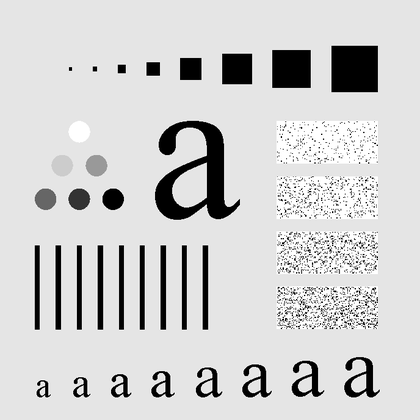
%> input picture homework_4 (fft)/Fig0441(a)(characters_test_pattern).tif, 420 x 420 px, shrunk from 688 x 688 before the run
$ octave gaussian_low.m   (GNU Octave 9; MATLAB toolbox functions it lacks are replaced by stand-ins)
%> lines starting %> are read from the running program, lines starting %| are printed output that depends on the picture
### homework_4 (fft)/myfft2.m
function imgo = myfft2(img,H)

[M, N] = size(img);
P = 2 * M;
Q = 2 * N;

img = im2double(img);
pimg = zeros(P, Q);
pimg(1:M, 1:N) = img(1:M, 1:N);


% ///////Multiply -1^(x+y) image after padding///
for x = 1:P
    for y = 1:Q
        pimg(x, y) = pimg(x, y) .* (-1)^(x+y);
    end
end


% //////compute Fourier Transform /////
pimg = fft2(pimg);


% ////multiply  image by filter////
imgBF = pimg .* H;

% //// Compute the inverse Fourier transform/////
imgbf = ifft2(imgBF);
imgbf = real(imgbf);

% /////Multiply the result by (-1)x+y ////
for x = 1:P
    for y = 1:Q
        imgbf(x, y) = imgbf(x, y) .* (-1)^(x+y);
    end
end

% ////remove padding/////
imgo = imgbf(1:M, 1:N);


end

### homework_4 (fft)/gaussian_low.m


img = imread('Fig0441(a)(characters_test_pattern).tif');
%> img is the input picture: size 420x420 uint8; min 0, max 255, mean 207.2
[M, N] = size(img);
%> M = 420; N = 420
P = 2 * M;
%> P = 840
Q = 2 * N;
%> Q = 840

d0 = 100;
H = zeros(P, Q);
for i = 1:P
    for j = 1:Q
        H(i, j) = exp(-((i-P/2)^2 + (j-Q/2)^2) / (2 * d0^2));
    end
end
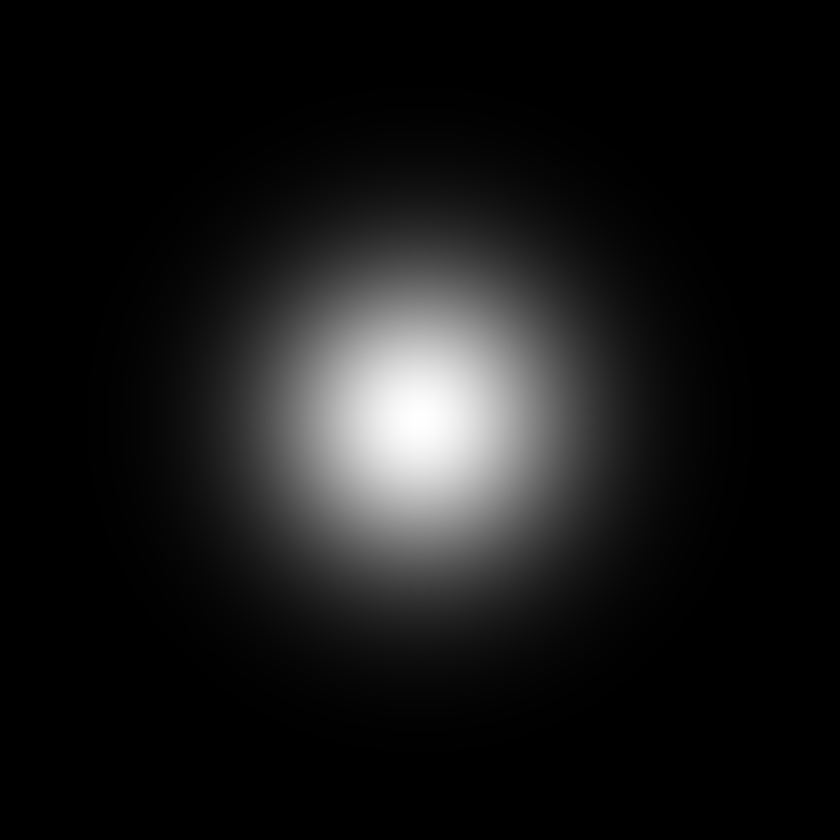
%> H: size 840x840 double; min 2.18e-08, max 1, mean 0.089
subplot(2,3,1);imshow(img);title ('Original Image');
subplot(2,3,2);imshow(H);title ('filter');
subplot(2,3,3);imshow(myfft2(img,H),[]);title ('Gaussian low-pass filtered image');
%> after the loop in myfft2, `for x = 1:P`:
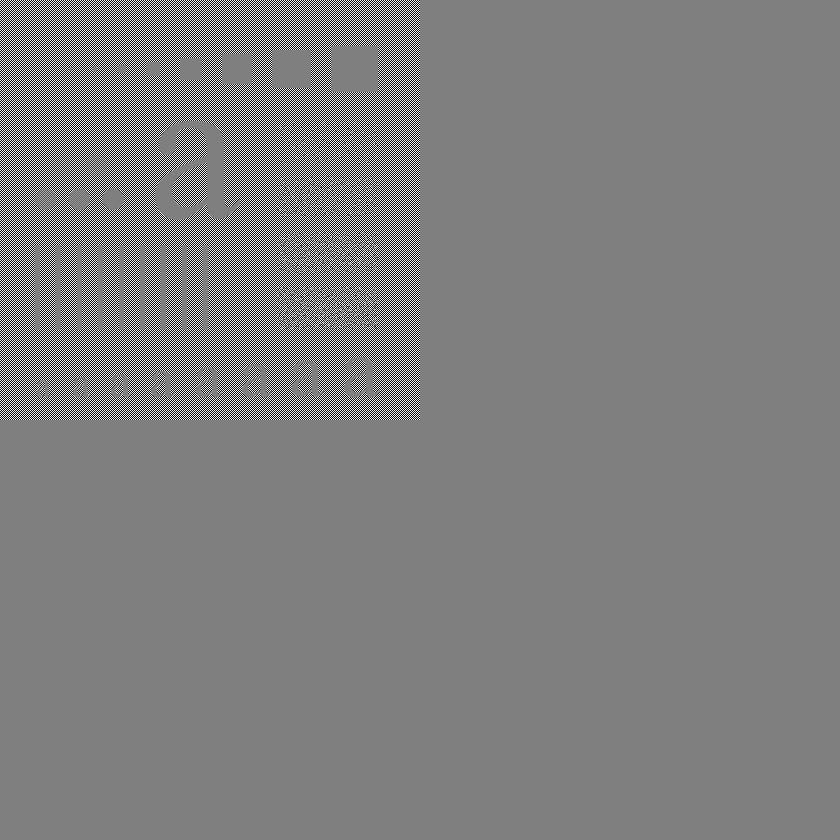
%> pimg: size 840x840 double; min -1, max 1, mean 2.6e-06; drawn with min black and max white
%> after the loop in myfft2, `for x = 1:P`:
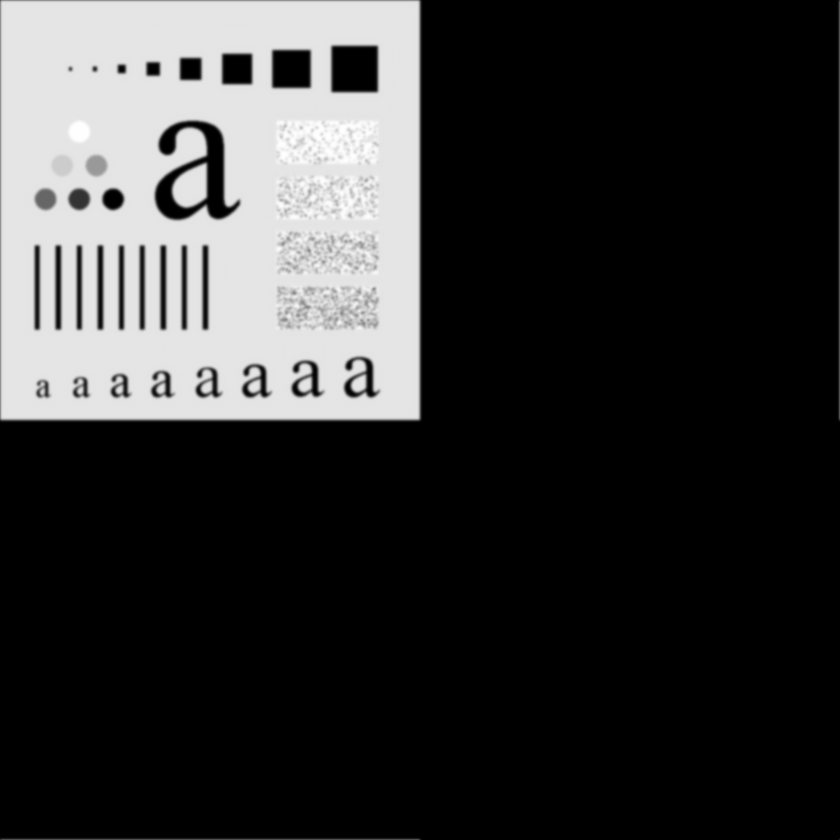
%> imgbf: size 840x840 double; min -1.94e-06, max 1, mean 0.203; drawn with min black and max white

subplot(2,3,4);imshow(img);title ('Original Image');
subplot(2,3,5);imshow(1-H);title ('filter');
subplot(2,3,6);imshow(myfft2(img,1-H));title ('Gaussian higePass filtered image');
%> after the loop in myfft2 (call 2), `for x = 1:P`:
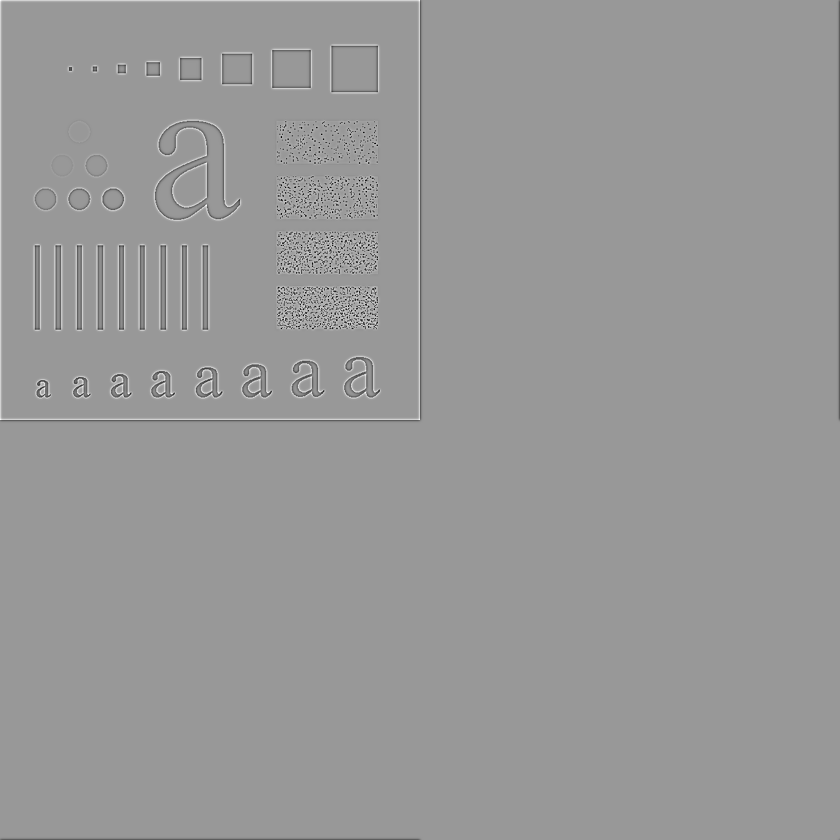
%> imgbf: size 840x840 double; min -0.823, max 0.557, mean 2.03e-05; drawn with min black and max white
%> in myfft2 (call 2), `imgo = imgbf(1:M, 1:N);`:
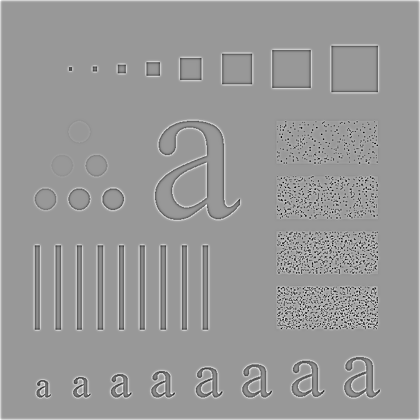
%> imgo: size 420x420 double; min -0.823, max 0.557, mean 0.00442; drawn with min black and max white
%> after `imshow(myfft2(img,1-H))`:
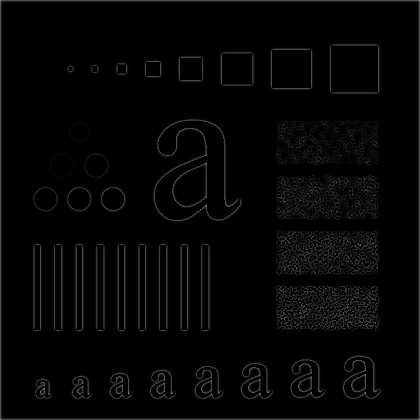
%> displayed picture: size 420x420, on the screen's scale of 0 to 255; min 0, max 142, mean 5.2
%> after `title ('Gaussian higePass filtered image')`:
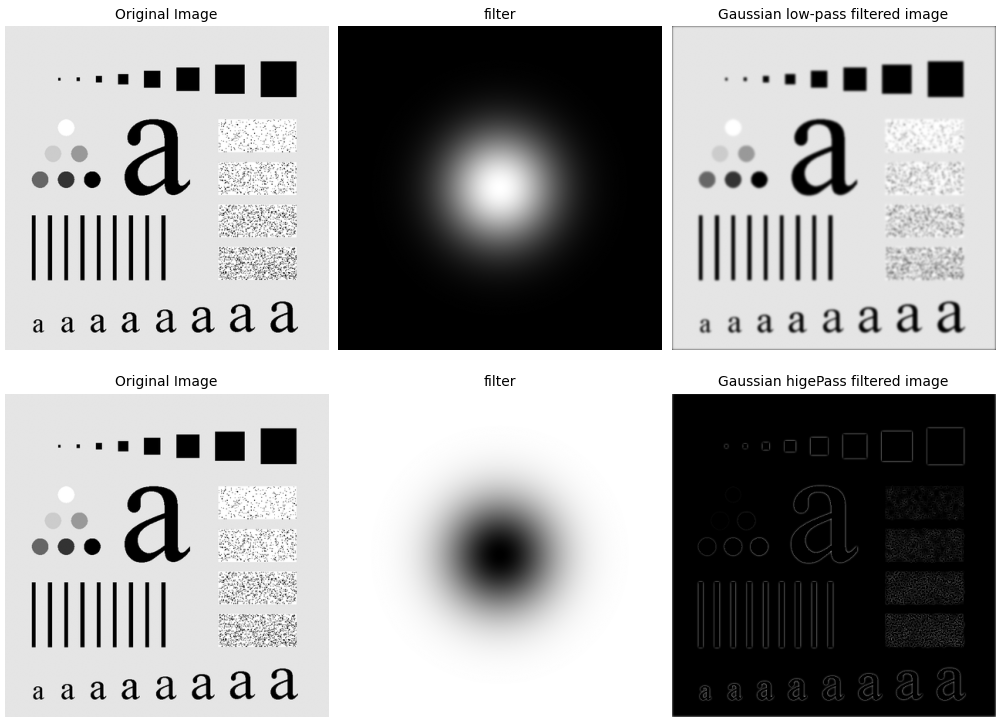
%> figure redrawn from the program's plot data, 6 panels
